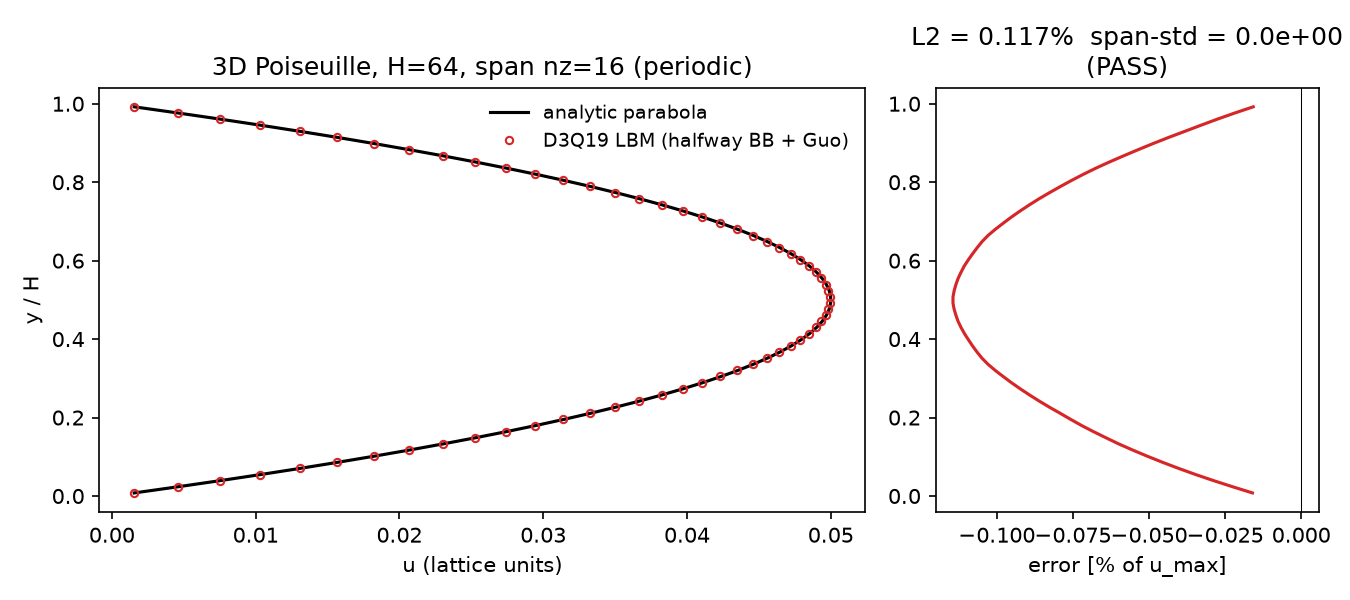

Python code for this plot:
#!/usr/bin/env python3
"""3D gate #1: body-force-driven plane Poiseuille flow (D3Q19).

Spanwise-periodic channel: the analytic parabola remains the exact
reference, and the profile must also be spanwise-INVARIANT (a 3D code
must reproduce 2D physics where the physics is 2D).
PASS: relative L2 error < 1% and spanwise std < 1e-6.
"""

from __future__ import annotations

import sys
from pathlib import Path

sys.path.insert(0, str(Path(__file__).resolve().parent.parent))

import matplotlib
matplotlib.use("Agg")
import matplotlib.pyplot as plt
import torch

from lbm3d.config import load_scene
from lbm3d.solver import Solver

OUT = Path(__file__).resolve().parent


def main(device: str = "auto") -> int:
    scene = load_scene("channel_poiseuille")
    tau, u_max = scene.units.tau, scene.units.u_lat
    h = int(scene.units.cells)
    nu = scene.units.nu_lat
    fx = 8.0 * nu * u_max / h**2
    nx, ny, nz = 32, h + 2, scene.nz

    s = Solver(nx, ny, nz, tau=tau, u_char=u_max, device=device,
               inlet_outlet=False, wall_y=True,
               body_force=(fx, 0.0, 0.0), init_noise=0.0,
               scene_name="poiseuille3d_validation")
    print(f"Poiseuille3D: H={h}, nz={nz}, tau={tau}, fx={fx:.4g}, "
          f"device={s.device}")

    prev = None
    delta = float("inf")
    for _ in range(200):
        for _ in range(2000):
            s.step()
        _, u = s.macroscopics()
        prof = u[0, nx // 2, 1:-1, nz // 2].clone()
        if prev is not None:
            delta = float((prof - prev).abs().max()) / u_max
            if delta < 1e-9:
                break
        prev = prof
    print(f"converged after {s.step_count} steps (delta={delta:.2e})")

    y = torch.arange(1, ny - 1, dtype=torch.float32) - 0.5
    y_hat = y / h
    analytic = 4.0 * u_max * y_hat * (1.0 - y_hat)
    prof = prof.cpu()
    l2 = float(((prof - analytic) ** 2).mean().sqrt()
               / (analytic ** 2).mean().sqrt())
    _, u = s.macroscopics()
    span_std = float(u[0, nx // 2, ny // 2, :].std())
    ok = l2 < 0.01 and span_std < 1e-6

    fig, (ax, ax2) = plt.subplots(
        1, 2, figsize=(9, 4), gridspec_kw={"width_ratios": [2, 1]})
    ax.plot(analytic, y_hat, "k-", lw=1.5, label="analytic parabola")
    ax.plot(prof, y_hat, "o", ms=3.5, mfc="none", color="#d62728",
            label="D3Q19 LBM (halfway BB + Guo)")
    ax.set_xlabel("u (lattice units)"); ax.set_ylabel("y / H")
    ax.legend(frameon=False, fontsize=9)
    ax.set_title(f"3D Poiseuille, H={h}, span nz={nz} (periodic)")
    err = (prof - analytic) / u_max * 100
    ax2.plot(err, y_hat, "-", color="#d62728")
    ax2.axvline(0, color="k", lw=0.5)
    ax2.set_xlabel("error [% of u_max]")
    ax2.set_title(f"L2 = {l2 * 100:.3f}%  span-std = {span_std:.1e}\n"
                  f"({'PASS' if ok else 'FAIL'})")
    fig.tight_layout()
    fig.savefig(OUT / "poiseuille3d.png", dpi=150)

    print(f"L2 = {l2 * 100:.4f}%  spanwise std = {span_std:.2e}  ->  "
          f"{'PASS' if ok else 'FAIL'}")
    return 0 if ok else 1


if __name__ == "__main__":
    sys.exit(main(sys.argv[1] if len(sys.argv) > 1 else "auto"))
